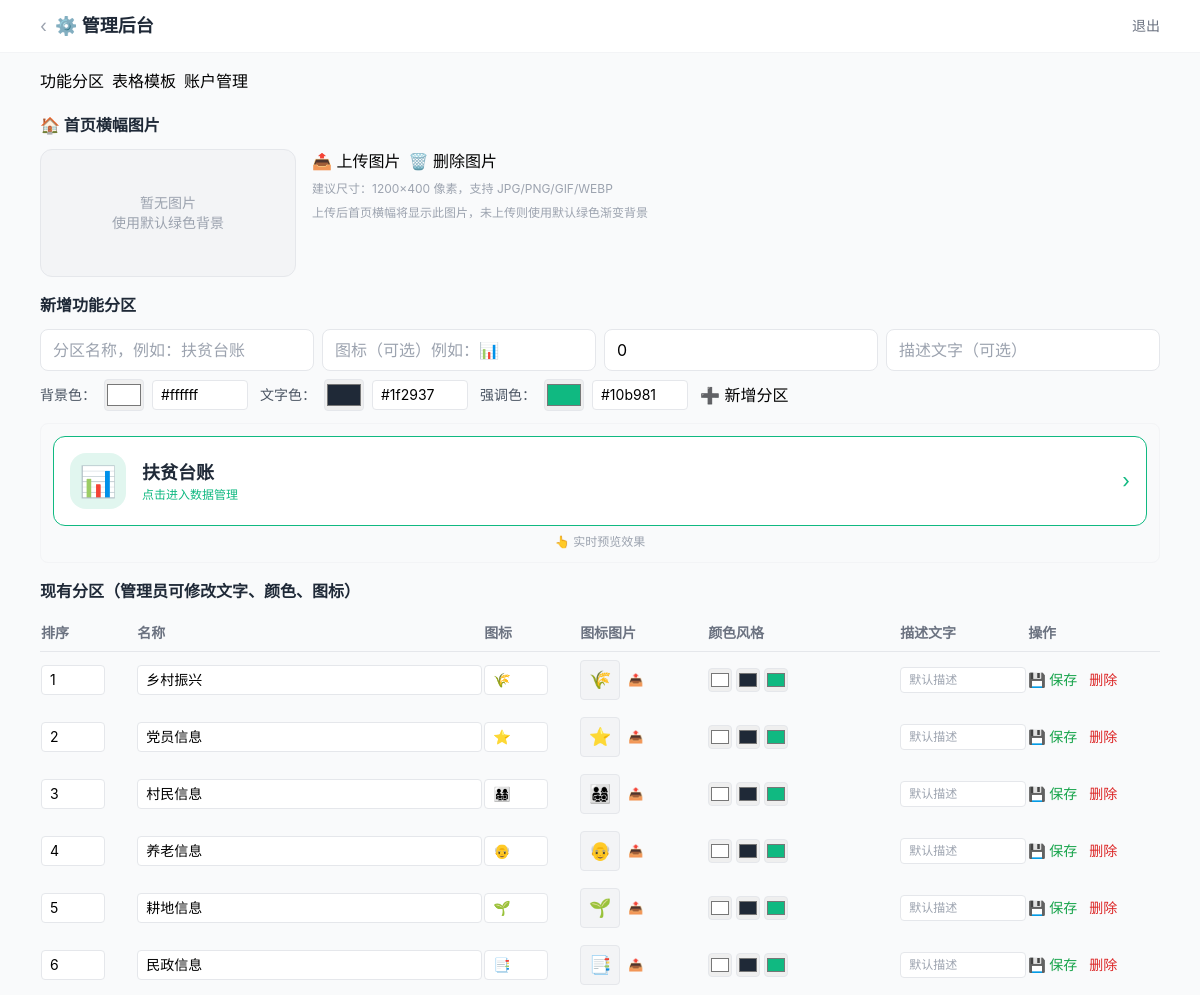
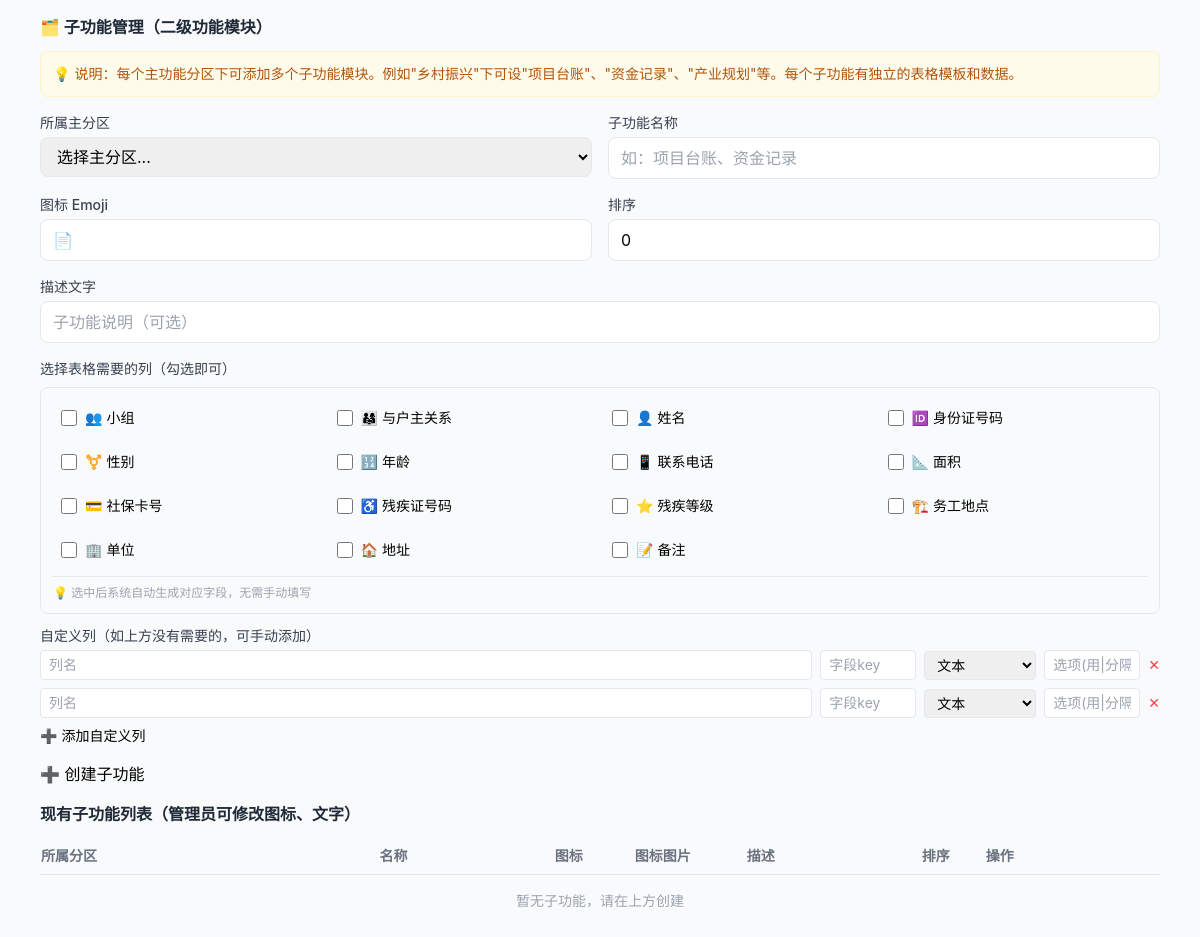
The page /admin (signed in) on the database its author committed (2 pictures, top to bottom).
### app.py (models this page shows)
class Section(db.Model):
    __tablename__ = 'sections'
    id = db.Column(db.Integer, primary_key=True)
    name = db.Column(db.String(100), nullable=False)
    icon = db.Column(db.String(50), default='📁')
    icon_image = db.Column(db.String(200), default='')  # 上传的图标图片文件名
    sort_order = db.Column(db.Integer, default=0)
    bg_color = db.Column(db.String(20), default='')      # 背景色（如 bg-green-50 或 hex）
    text_color = db.Column(db.String(20), default='')    # 文字颜色
    accent_color = db.Column(db.String(20), default='')  # 强调色/边框色
    description = db.Column(db.String(200), default='')   # 分区描述文字
    created_at = db.Column(db.DateTime, default=datetime.datetime.now)

### app.py (the view)
@app.route('/admin')
def admin():
    if 'user_id' not in session or not session.get('is_admin'):
        flash('需要管理员权限', 'error')
        return redirect(url_for('login'))
    sections = Section.query.order_by(Section.sort_order).all()
    templates = Template.query.all()
    for t in templates:
        t.columns_list = json.loads(t.columns)
    users = User.query.all()
    home_banner = get_config('home_banner', '')
    return render_template('admin.html', sections=sections, templates=templates, users=users, home_banner=home_banner)

### app.py (called while the page is built)
def get_config(key, default=''):
    try:
        cfg = SiteConfig.query.filter_by(key=key).first()
        return cfg.value if cfg else default
    except Exception:
        return default

### templates/admin.html (shortened to what this page needs)
<!DOCTYPE html>
<html lang="zh-CN">
<head>
<script src="https://cdn.tailwindcss.com"></script>
</head>
<body class="bg-gray-50 min-h-screen pb-24">
  <div class="nav-blur sticky top-0 z-50 border-b border-gray-100">
    <div class="max-w-6xl mx-auto px-4 py-3 flex justify-between items-center">
      <div class="flex items-center space-x-2">
        <a href="/" class="text-gray-400 hover:text-gray-600 text-lg shrink-0">‹</a>
        <h1 class="text-lg font-bold text-gray-800">⚙️ 管理后台</h1>
      </div>
      <a href="/logout" class="text-sm text-gray-500 hover:text-red-500 transition">退出</a>
    </div>
  </div>
  <div class="max-w-6xl mx-auto px-4 mt-4">
    <div class="flex space-x-2 mb-4 overflow-x-auto pb-1">
      <button class="tab-btn active" onclick="switchTab('sections')">功能分区</button>
      <button class="tab-btn" onclick="switchTab('templates')">表格模板</button>
      <button class="tab-btn" onclick="switchTab('users')">账户管理</button>
    </div>
    <div id="tab-sections" class="tab-panel">
      <div class="panel mb-4">
        <h2 class="font-bold text-gray-800 mb-3">🏠 首页横幅图片</h2>
        <div class="flex flex-col sm:flex-row items-start gap-4">
          <div class="w-full sm:w-64 h-32 rounded-xl bg-gray-100 border border-gray-200 flex items-center justify-center overflow-hidden relative">
            {% if home_banner %}
            <img id="bannerPreview" src="/uploads/{{ home_banner }}" alt="首页横幅" class="w-full h-full object-cover" onerror="this.classList.add('hidden'); document.getElementById('bannerPlaceholder').classList.remove('hidden');">
            <div id="bannerPlaceholder" class="text-gray-400 text-sm text-center hidden">暂无图片<br>使用默认绿色背景</div>
            {% else %}
            <div id="bannerPlaceholder" class="text-gray-400 text-sm text-center">暂无图片<br>使用默认绿色背景</div>
            {% endif %}
          </div>
          <div class="flex-1 space-y-2">
            <div class="flex flex-wrap gap-2 items-center">
              <label class="btn btn-secondary cursor-pointer inline-flex items-center">
                📤 上传图片
              </label>
              <button onclick="deleteBanner()" class="btn btn-danger">🗑️ 删除图片</button>
            </div>
            <p class="text-xs text-gray-400">建议尺寸：1200×400 像素，支持 JPG/PNG/GIF/WEBP</p>
            <p class="text-xs text-gray-400">上传后首页横幅将显示此图片，未上传则使用默认绿色渐变背景</p>
          </div>
        </div>
      </div>
      <div class="panel mb-4">
        <h2 class="font-bold text-gray-800 mb-3">新增功能分区</h2>
        <div class="grid grid-cols-1 sm:grid-cols-2 lg:grid-cols-4 gap-2 mb-2">
          <input type="text" id="newSectionName" placeholder="分区名称，例如：扶贫台账" class="px-3 py-2 rounded-lg border border-gray-200 focus:border-green-500 outline-none">
          <input type="text" id="newSectionIcon" placeholder="图标（可选）例如：📊" class="px-3 py-2 rounded-lg border border-gray-200 focus:border-green-500 outline-none">
          <input type="number" id="newSectionOrder" placeholder="排序" value="0" class="px-3 py-2 rounded-lg border border-gray-200 focus:border-green-500 outline-none">
          <input type="text" id="newSectionDesc" placeholder="描述文字（可选）" class="px-3 py-2 rounded-lg border border-gray-200 focus:border-green-500 outline-none">
        </div>
        <div class="flex flex-wrap gap-3 items-center mb-3">
          <div class="flex items-center gap-2">
            <label class="text-sm text-gray-600">背景色：</label>
            <input type="color" id="newSectionBg" value="#ffffff" class="w-10 h-8 rounded border cursor-pointer">
            <input type="text" id="newSectionBgText" value="#ffffff" class="w-24 px-2 py-1 text-sm border rounded" onchange="document.getElementById('newSectionBg').value=this.value">
          </div>
          <div class="flex items-center gap-2">
            <label class="text-sm text-gray-600">文字色：</label>
            <input type="color" id="newSectionText" value="#1f2937" class="w-10 h-8 rounded border cursor-pointer">
            <input type="text" id="newSectionTextText" value="#1f2937" class="w-24 px-2 py-1 text-sm border rounded" onchange="document.getElementById('newSectionText').value=this.value">
          </div>
          <div class="flex items-center gap-2">
            <label class="text-sm text-gray-600">强调色：</label>
            <input type="color" id="newSectionAccent" value="#10b981" class="w-10 h-8 rounded border cursor-pointer">
            <input type="text" id="newSectionAccentText" value="#10b981" class="w-24 px-2 py-1 text-sm border rounded" onchange="document.getElementById('newSectionAccent').value=this.value">
          </div>
          <button onclick="addSection()" class="btn btn-primary">➕ 新增分区</button>
        </div>
        <div class="bg-gray-50 rounded-lg p-3 border border-gray-100">
          <div id="newSectionPreview" class="flex items-center space-x-4 p-4 rounded-xl border bg-white transition" style="border-color: #10b981;">
            <div class="w-14 h-14 rounded-2xl flex items-center justify-center text-3xl shrink-0" id="previewIconBox" style="background-color: #10b98120;">
              <span id="previewIcon">📊</span>
            </div>
            <div class="flex-1">
              <h3 class="font-bold text-lg" id="previewName" style="color: #1f2937;">扶贫台账</h3>
              <p class="text-xs" id="previewDesc" style="color: #10b981;">点击进入数据管理</p>
            </div>
            <div class="text-xl" id="previewArrow" style="color: #10b981;">›</div>
          </div>
          <p class="text-xs text-gray-400 mt-2 text-center">👆 实时预览效果</p>
        </div>
      </div>
      <div class="panel">
        <h2 class="font-bold text-gray-800 mb-3">现有分区（管理员可修改文字、颜色、图标）</h2>
        <div class="overflow-x-auto">
          <table class="w-full text-sm">
            <thead><tr class="text-left text-gray-500 border-b"><th class="py-2">排序</th><th class="py-2">名称</th><th class="py-2 w-24">图标</th><th class="py-2 w-32">图标图片</th><th class="py-2 w-48">颜色风格</th><th class="py-2 w-32">描述文字</th><th class="py-2">操作</th></tr></thead>
            <tbody id="sectionList">
              {% for s in sections %}
              <tr class="border-b border-gray-50" data-id="{{ s.id }}">
                <td class="py-2"><input type="number" class="w-16 px-2 py-1 border rounded section-order" value="{{ s.sort_order }}"></td>
                <td class="py-2"><input type="text" class="w-full px-2 py-1 border rounded section-name" value="{{ s.name }}"></td>
                <td class="py-2"><input type="text" class="w-16 px-2 py-1 border rounded section-icon" value="{{ s.icon }}"></td>
                <td class="py-2">
                  <div class="flex items-center gap-2">
                    <div class="w-10 h-10 rounded bg-gray-100 border overflow-hidden flex items-center justify-center">
                      {% if s.icon_image %}
                      <img src="/uploads/{{ s.icon_image }}" alt="icon" class="w-full h-full object-cover">
                      {% else %}
                      <span class="text-lg">{{ s.icon }}</span>
                      {% endif %}
                    </div>
                    <label class="cursor-pointer text-xs text-green-600 hover:underline">
                      📤
                    </label>
                  </div>
                </td>
                <td class="py-2">
                  <div class="flex gap-1 flex-wrap">
                    <div class="flex items-center gap-1">
                      <input type="color" class="w-6 h-6 rounded border cursor-pointer section-bg" value="{{ s.bg_color if s.bg_color else '#ffffff' }}" title="背景色">
                    </div>
                    <div class="flex items-center gap-1">
                      <input type="color" class="w-6 h-6 rounded border cursor-pointer section-text" value="{{ s.text_color if s.text_color else '#1f2937' }}" title="文字色">
                    </div>
                    <div class="flex items-center gap-1">
                      <input type="color" class="w-6 h-6 rounded border cursor-pointer section-accent" value="{{ s.accent_color if s.accent_color else '#10b981' }}" title="强调色">
                    </div>
                  </div>
                </td>
                <td class="py-2"><input type="text" class="w-full px-2 py-1 border rounded section-desc text-xs" value="{{ s.description }}" placeholder="默认描述"></td>
                <td class="py-2 space-x-2">
                  <button onclick="updateSection({{ s.id }})" class="text-green-600 hover:underline font-medium">💾 保存</button>
                  <button onclick="deleteSection({{ s.id }})" class="text-red-600 hover:underline">删除</button>
                </td>
              </tr>
              {% endfor %}
            </tbody>
          </table>
        </div>
      </div>
      <div class="panel mt-4">
        <h2 class="font-bold text-gray-800 mb-3">🗂️ 子功能管理（二级功能模块）</h2>
        <div class="bg-amber-50 border border-amber-100 rounded-lg p-3 mb-4 text-sm text-amber-700">
          💡 说明：每个主功能分区下可添加多个子功能模块。例如"乡村振兴"下可设"项目台账"、"资金记录"、"产业规划"等。每个子功能有独立的表格模板和数据。
        </div>
        <div class="grid grid-cols-1 lg:grid-cols-2 gap-4 mb-4">
          <div>
            <label class="block text-sm font-medium text-gray-700 mb-1">所属主分区</label>
            <select id="subSectionId" class="w-full px-3 py-2 rounded-lg border border-gray-200 focus:border-green-500 outline-none">
              <option value="">选择主分区...</option>
            </select>
          </div>
          <div>
            <label class="block text-sm font-medium text-gray-700 mb-1">子功能名称</label>
            <input type="text" id="subName" placeholder="如：项目台账、资金记录" class="w-full px-3 py-2 rounded-lg border border-gray-200 focus:border-green-500 outline-none">
          </div>
          <div>
            <label class="block text-sm font-medium text-gray-700 mb-1">图标 Emoji</label>
            <input type="text" id="subIcon" placeholder="📄" value="📄" class="w-full px-3 py-2 rounded-lg border border-gray-200 focus:border-green-500 outline-none">
          </div>
          <div>
            <label class="block text-sm font-medium text-gray-700 mb-1">排序</label>
            <input type="number" id="subOrder" value="0" class="w-full px-3 py-2 rounded-lg border border-gray-200 focus:border-green-500 outline-none">
          </div>
          <div class="lg:col-span-2">
            <label class="block text-sm font-medium text-gray-700 mb-1">描述文字</label>
            <input type="text" id="subDesc" placeholder="子功能说明（可选）" class="w-full px-3 py-2 rounded-lg border border-gray-200 focus:border-green-500 outline-none">
          </div>
        </div>
        <div class="mb-4">
          <label class="block text-sm font-medium text-gray-700 mb-2">选择表格需要的列（勾选即可）</label>
          <div class="bg-gray-50 border border-gray-200 rounded-lg p-3">
            <div class="grid grid-cols-2 sm:grid-cols-3 md:grid-cols-4 gap-2" id="subPresetCols">
            </div>
            <div class="mt-2 pt-2 border-t border-gray-200 text-xs text-gray-400">
              💡 选中后系统自动生成对应字段，无需手动填写
            </div>
          </div>
          <div class="mt-3">
            <label class="block text-sm font-medium text-gray-700 mb-1">自定义列（如上方没有需要的，可手动添加）</label>
            <div id="subColumns" class="space-y-2"></div>
            <div class="flex gap-2 mt-2">
              <button onclick="addSubColumn()" class="btn btn-secondary text-sm">➕ 添加自定义列</button>
            </div>
          </div>
        </div>
        <button onclick="addSubSection()" class="btn btn-primary">➕ 创建子功能</button>
      </div>
      <div class="panel mt-4">
        <h2 class="font-bold text-gray-800 mb-3">现有子功能列表（管理员可修改图标、文字）</h2>
        <div class="overflow-x-auto">
          <table class="w-full text-sm">
            <thead><tr class="text-left text-gray-500 border-b"><th class="py-2">所属分区</th><th class="py-2">名称</th><th class="py-2 w-20">图标</th><th class="py-2 w-28">图标图片</th><th class="py-2">描述</th><th class="py-2 w-16">排序</th><th class="py-2">操作</th></tr></thead>
            <tbody id="subSectionList"></tbody>
          </table>
        </div>
      </div>
    </div>
  </div>
</body>
</html>

### templates/admin.html (style rules this page uses)
body { font-family: -apple-system, BlinkMacSystemFont, 'Segoe UI', Roboto, 'Helvetica Neue', Arial, 'Noto Sans SC', sans-serif; }
.nav-blur { backdrop-filter: blur(12px); background: rgba(255,255,255,0.92); }
.tab-btn { @apply px-4 py-2 rounded-lg text-sm font-medium transition; }
.tab-btn.active { @apply bg-green-600 text-white shadow; }
.tab-btn:not(.active) { @apply text-gray-600 hover:bg-gray-100; }
.btn { @apply px-4 py-2 rounded-xl text-sm font-medium transition active:scale-95; }
.btn-primary { @apply bg-green-600 text-white hover:bg-green-700 shadow; }
.btn-secondary { @apply bg-gray-100 text-gray-700 hover:bg-gray-200; }
.btn-danger { @apply bg-red-50 text-red-600 hover:bg-red-100; }
.panel { @apply bg-white rounded-2xl shadow-sm border border-gray-100 p-4; }

### rows shown on the page
Section: sort_order "1", name "乡村振兴", icon "🌾", bg_color "#ffffff", text_color "#1f2937", accent_color "#10b981"
Section: sort_order "2", name "党员信息", icon "⭐", bg_color "#ffffff", text_color "#1f2937", accent_color "#10b981"
Section: sort_order "3", name "村民信息", icon "👨‍👩‍👧‍👦", bg_color "#ffffff", text_color "#1f2937", accent_color "#10b981"
Section: sort_order "4", name "养老信息", icon "👴", bg_color "#ffffff", text_color "#1f2937", accent_color "#10b981"
Section: sort_order "5", name "耕地信息", icon "🌱", bg_color "#ffffff", text_color "#1f2937", accent_color "#10b981"
Section: sort_order "6", name "民政信息", icon "📑", bg_color "#ffffff", text_color "#1f2937", accent_color "#10b981"
